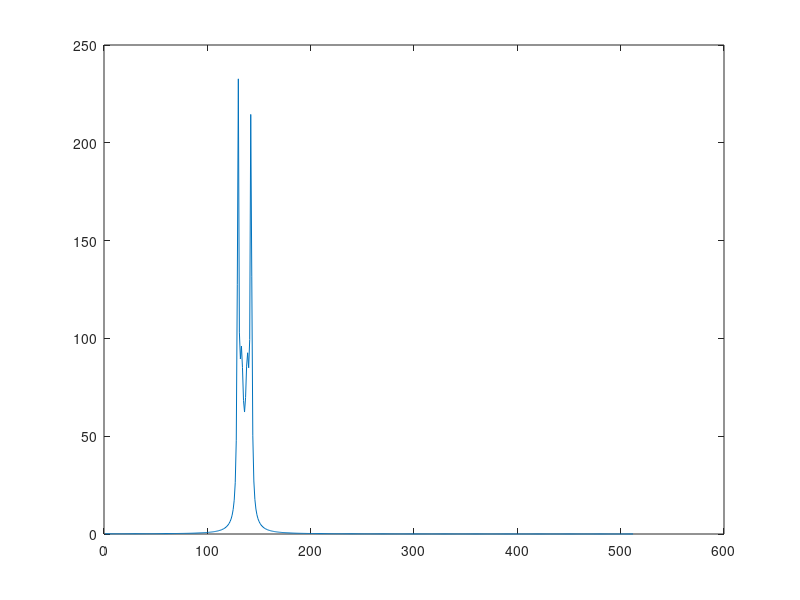

Recreate this plot in MATLAB.
%------------------------------------------------------------------------%-
% HW 6                                                                   %-
% Roman Nelson                                                           %-
% DSP Fall 2014                                                          %-
%                                                                        %-
% Program to demonstrate various FIR and IIR filters                     %-
%------------------------------------------------------------------------%-

clear all;
%--------------------------------------------------------------------------
% assignment requirements
myPhoneNumber = [4 0 2 4 3 2 4 6 1 5];
Fs = 35e3; % Sampling freq
stopBandMin_dB = 40;
mystopBandMin_dB = 1.25 * stopBandMin_dB;
rippleMax_dB = 1;
%--------------------------------------------------------------------------
% initialize global bandpass parameters
bandwidth = 0;
omegaCenter = 0;
    for i = 1:3
        bandwidth = (myPhoneNumber(7-i) * 10^(i-1)) + bandwidth;
    end
    
    for i = 1:4
        omegaCenter = (myPhoneNumber(11-i) * 10^(i-1)) + omegaCenter;
    end  
Wn = [(omegaCenter - (bandwidth / 2)), (omegaCenter + (bandwidth / 2))];
stopBandTestFreqLow = Wn(1) / 2;
stopBandTestFreqHigh = Wn(2) / 2;
passBandTestFreq = omegaCenter;
transitionBandTestFreq = 0;
WnNorm = Wn / (Fs / 2); % normalize cutoff freq's

plotUpperLimit = (Wn(2) + 500);
plotLowerLimit = (Wn(1) - 500);
%--------------------------------------------------------------------------
% band limits
fpass = [(Wn(1)+ 50) (Wn(2) - 50)];
rpassUpper = [(rippleMax_dB / 2) (rippleMax_dB / 2)];
rpassLower = [-(rippleMax_dB / 2) -(rippleMax_dB / 2)];
fstopUpper = [(1.05*Wn(2)) (1.05*Wn(2)) plotUpperLimit]; 
rstopUpper = [rippleMax_dB -mystopBandMin_dB -mystopBandMin_dB];
fstopLower = [plotLowerLimit (.95*Wn(1)) (.95*Wn(1))]; 
rstopLower = [-mystopBandMin_dB -mystopBandMin_dB rippleMax_dB];
%--------------------------------------------------------------------------
filterType = 3;
%--------------------------------------------------------------------------
% FIR Bandpass
N_FIR = 900; % Order
A_FIR = 1;
B_FIR = fir1(N_FIR, WnNorm);
[H, w] = freqz(B_FIR, A_FIR, 2^16, Fs);
if(filterType == 1)
    plot(w, 20*log10(abs([H])), fpass, rpassUpper, 'r--');
    
    
end
hold on
plot(fpass, rpassLower, 'g');
hold on
plot(fstopUpper, rstopUpper, 'r');
hold on
%plot(fstopLower, rstopLower, 'r');
axis([plotLowerLimit plotUpperLimit -65 2]);



%plot(w, angle(H))
%axis([4400 4800 -5 5]);
%axis([(omegaCenter - 4e3) (omegaCenter + 4e3) -100 10])
 hold off
% impulse response
Y = [1 , zeros(1, N_FIR)];
P = filter(B_FIR, A_FIR, Y);
plot(P);
[gd, w] = grpdelay(B_FIR, A_FIR);
plot(gd);
%x = 0:1/(4 * Fs):pi/8;
%Y = sin(2 * pi * (2 * omegaCenter)  * x);
%plot(x, Y, 'g');

%Y = filter(B_FIR, A, Y);
%plot(x, Y);

% Chebyshev 1 Bandpass
N_Cheby = 6;
[B_Cheby, A_Cheby] = cheby1(N_Cheby, rippleMax_dB, WnNorm);
[H, w] = freqz(B_Cheby, A_Cheby, 2^16, Fs);
if(filterType == 2)
    plot(w, 20*log10(abs([H])), fpass, rpassUpper, 'r--');
    hold off
    Y = [1 , zeros(1, N_FIR)];
    P = filter(B_Cheby, A_Cheby, Y);
    %plot(w, angle(H))
    %axis([4400 4800 -5 5]);
   plot(P);
   [gd, w] = grpdelay(B_Cheby, A_Cheby);
    plot(gd);
end

% Elliptical Bandpass
N_Ellip = 4;
Rp = rippleMax_dB;
Rs = 50 * Rp;
[B_Ellip, A_Ellip] = ellip(N_Ellip, Rp, Rs, WnNorm);
[H, w] = freqz(B_Ellip, A_Ellip, 2^18, Fs);
if(filterType == 3)
    plot(w, 20*log10(abs([H])), fpass, rpassUpper, 'r--');
        hold off
        
    Y = [1 , zeros(1, N_FIR)];
    P = filter(B_Ellip, A_Ellip, Y);
    %plot(w, angle(H))
    axis([4400 4800 -5 5]);
    plot(P);
   [gd, w] = grpdelay(B_Ellip, A_Ellip);
    plot(gd);
end
